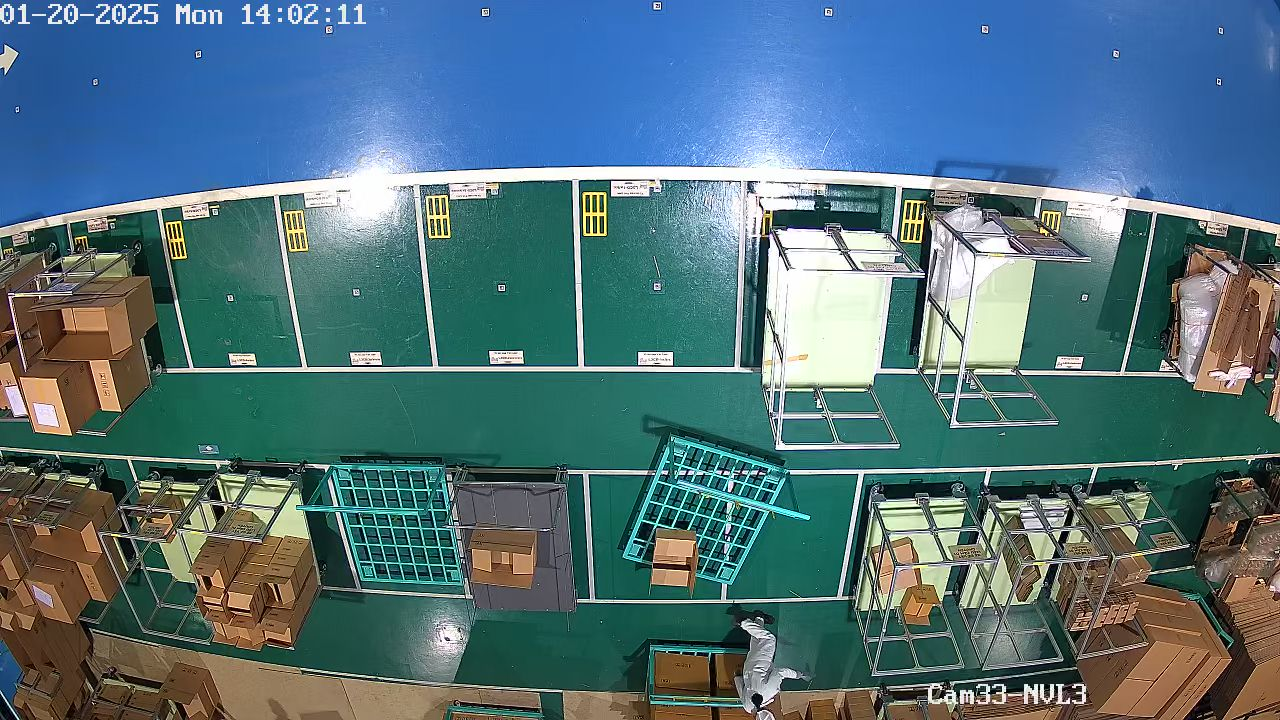
#> input picture goods_detection_system/images/20250120_20250120140211_20250120143422_140210_1_1.jpg, 1280 x 720 px
$ python -i image_processor.py   (imports and definitions only)
#> lines starting #> are read from the running program, lines starting #| are printed output that depends on the picture
#> further down, picture is the input picture: shape (720, 1280, 3); mean B, G, R 123.6, 113.9, 82.5
import cv2
import numpy as np
import time
import logging
from typing import Dict, List, Tuple, Optional, Union

# Thiết lập logger
logger = logging.getLogger(__name__)


class ImageProcessor:
    """Xử lý hình ảnh trước khi gửi đến mô hình AI."""

    def __init__(self, config: Dict = None):
        self.config = config or {}
        self.resize_dim = self.config.get("resize_dimensions", (640, 640))
        self.normalize = self.config.get("normalize", True)
        self.use_gpu = self.config.get("use_gpu", False)

        # Nếu sử dụng GPU, kiểm tra xem OpenCV có được biên dịch với CUDA không
        if self.use_gpu and cv2.cuda.getCudaEnabledDeviceCount() > 0:
            self.use_gpu = True
            logger.info("Đã phát hiện GPU. Sử dụng GPU để xử lý hình ảnh.")
        else:
            self.use_gpu = False
            logger.info("Không phát hiện GPU hoặc CUDA không được hỗ trợ. Sử dụng CPU để xử lý hình ảnh.")

    # [144 lines left out: functions preprocess, draw_detection_results, crop_region_of_interest, not called in this run]

    @staticmethod
    def enhance_contrast(frame: np.ndarray, clip_limit: float = 2.0,
                         tile_grid_size: Tuple[int, int] = (8, 8)) -> np.ndarray:
        """Cải thiện độ tương phản của hình ảnh bằng CLAHE."""
#> called with clip_limit = 2, tile_grid_size = (8, 8)
        if frame is None:
            return None

        try:
            # Chuyển đổi sang không gian màu LAB
            lab = cv2.cvtColor(frame, cv2.COLOR_BGR2LAB)
#> lab: shape (720, 1280, 3); mean of channels 0, 1, 2 117.3, 122.8, 120.4

            # Tách các kênh
            l, a, b = cv2.split(lab)
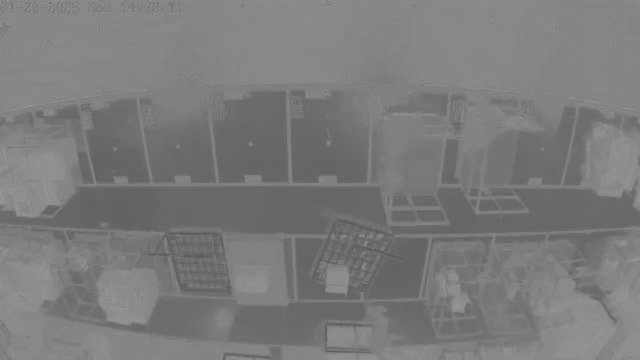
#> a: shape (720, 1280) (shown at 1/2 size); min 81, max 159, mean 122.8
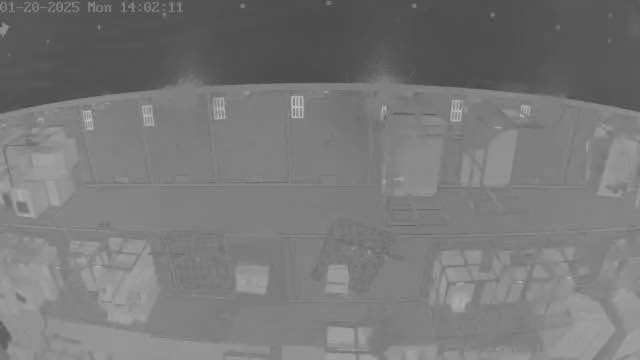
#> b: shape (720, 1280) (shown at 1/2 size); min 65, max 200, mean 120.4

            # Áp dụng CLAHE cho kênh L
            clahe = cv2.createCLAHE(clipLimit=clip_limit, tileGridSize=tile_grid_size)
            cl = clahe.apply(l)
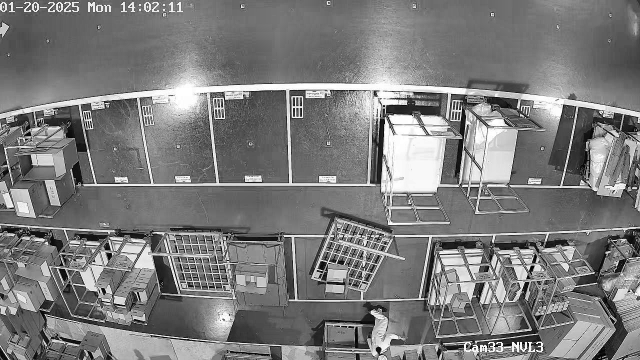
#> cl: shape (720, 1280) (shown at 1/2 size); min 0, max 255, mean 123.9

            # Hợp nhất các kênh
            enhanced_lab = cv2.merge((cl, a, b))
#> enhanced_lab: shape (720, 1280, 3); mean of channels 0, 1, 2 123.9, 122.8, 120.4

            # Chuyển đổi trở lại không gian màu BGR
            enhanced_bgr = cv2.cvtColor(enhanced_lab, cv2.COLOR_LAB2BGR)
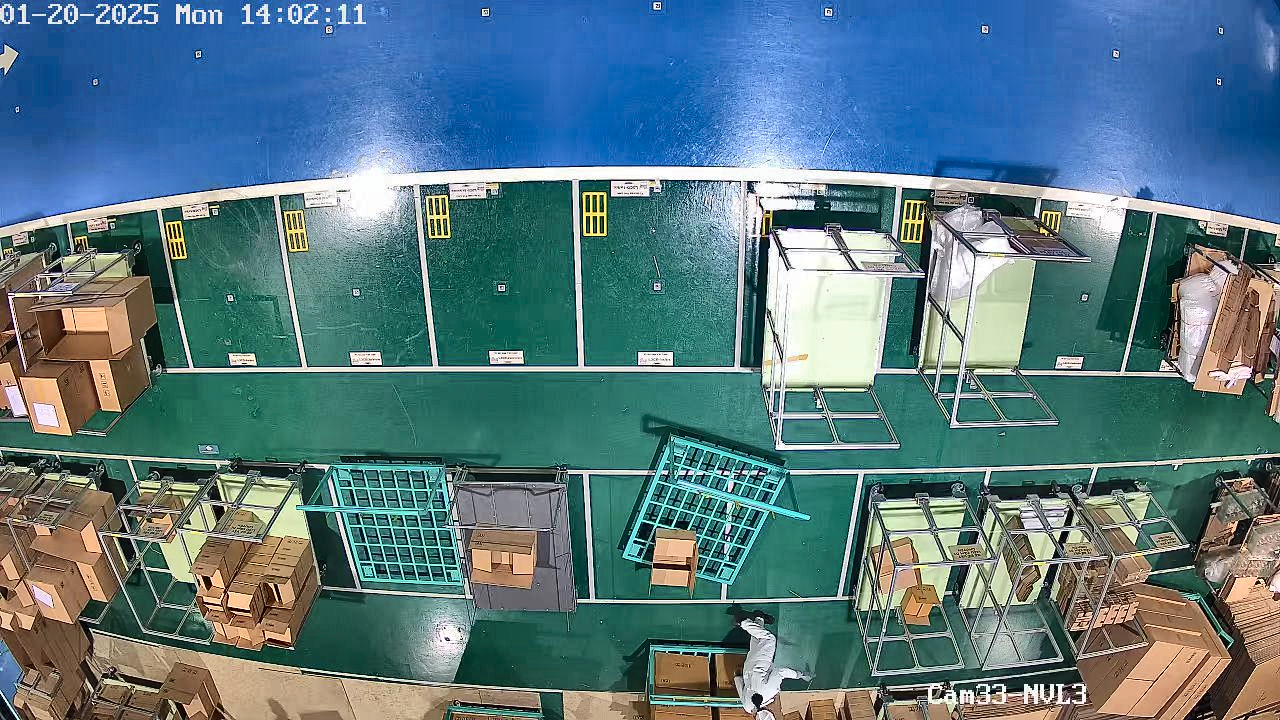
#> enhanced_bgr: shape (720, 1280, 3); mean B, G, R 129.9, 120.7, 88.4

            return enhanced_bgr

        except Exception as e:
            logger.error(f"Lỗi khi cải thiện độ tương phản: {str(e)}")
            return frame

    # [45 lines left out: functions reduce_noise, add_timestamp, not called in this run]

>>> import cv2
>>> picture = cv2.imread('../images/20250120_20250120140211_20250120143422_140210_1_1.jpg')
>>> result = ImageProcessor().enhance_contrast(picture)

$ run again, on goods_detection_system/images/20250120_20250120144357_20250120144804_144356_1_1.jpg
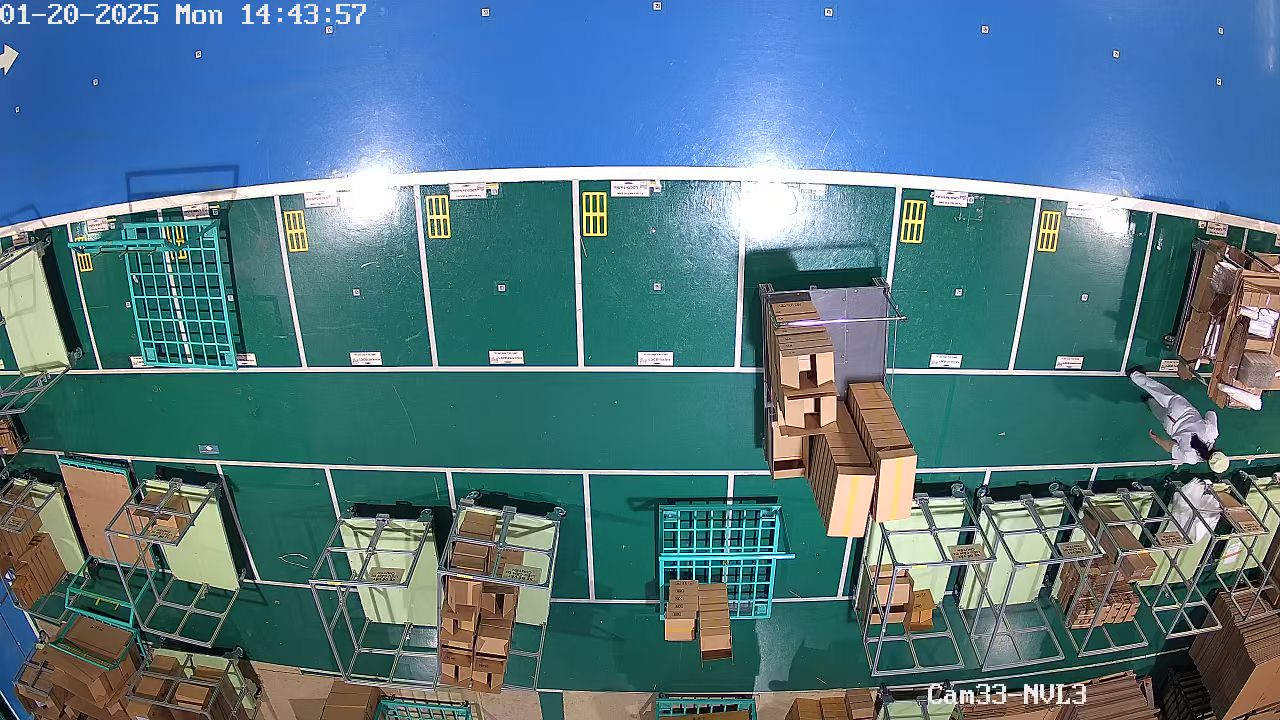
#> input picture goods_detection_system/images/20250120_20250120144357_20250120144804_144356_1_1.jpg, 1280 x 720 px
#> picture is the input picture: shape (720, 1280, 3); mean B, G, R 133.3, 118.7, 82.9
#> lab: shape (720, 1280, 3); mean of channels 0, 1, 2 122, 122.5, 117.4
#> in enhance_contrast, `cl = clahe.apply(l)`:
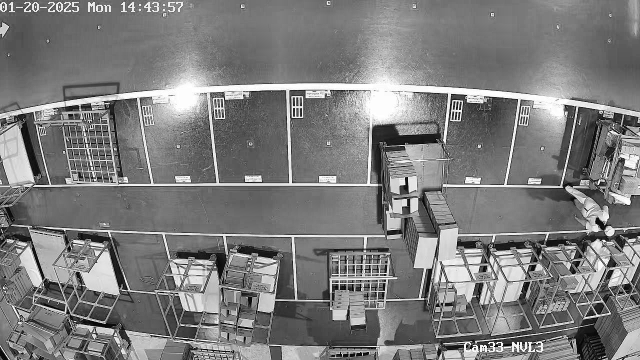
#> cl: shape (720, 1280) (shown at 1/2 size); min 0, max 255, mean 124.6
#> enhanced_lab: shape (720, 1280, 3); mean of channels 0, 1, 2 124.6, 122.5, 117.4
#> in enhance_contrast, `enhanced_bgr = cv2.cvtColor(enhanced_lab, cv2.COLOR_LAB2BGR)`:
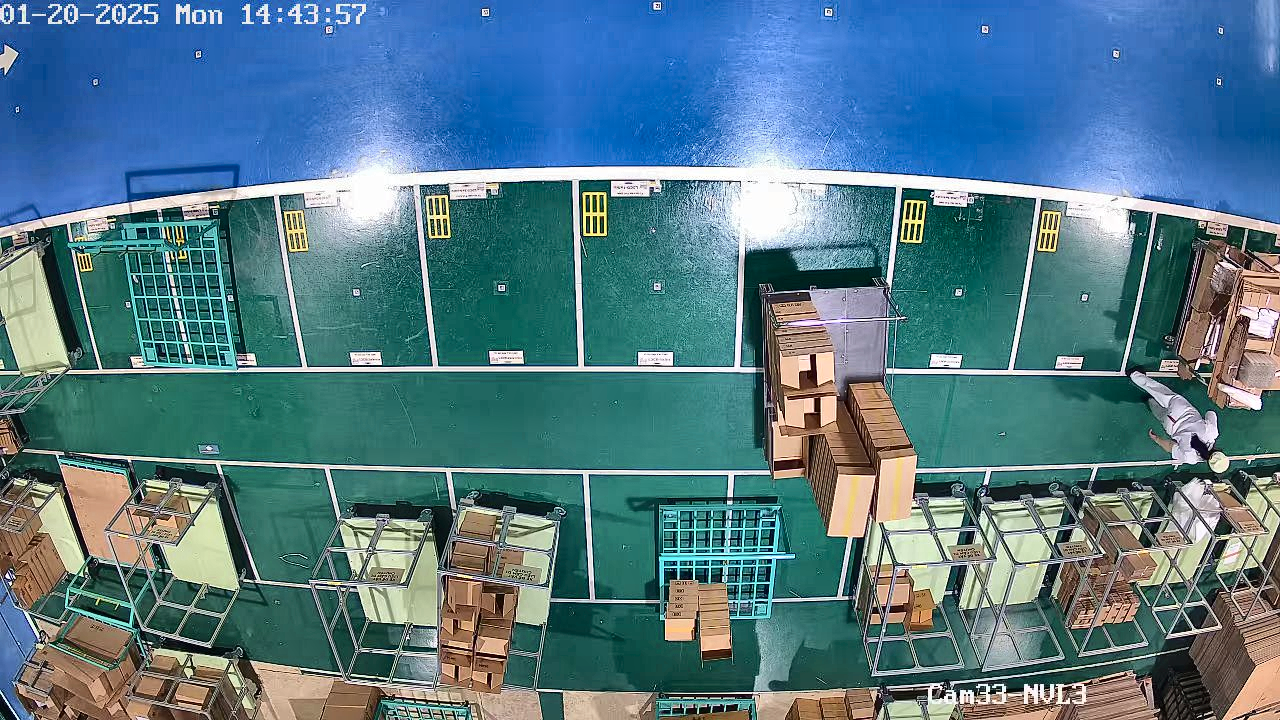
#> enhanced_bgr: shape (720, 1280, 3); mean B, G, R 135.7, 121.7, 84.3

$ run again, on goods_detection_system/images/20250120_20340101024744_20340101031628_133228_1_1.jpg
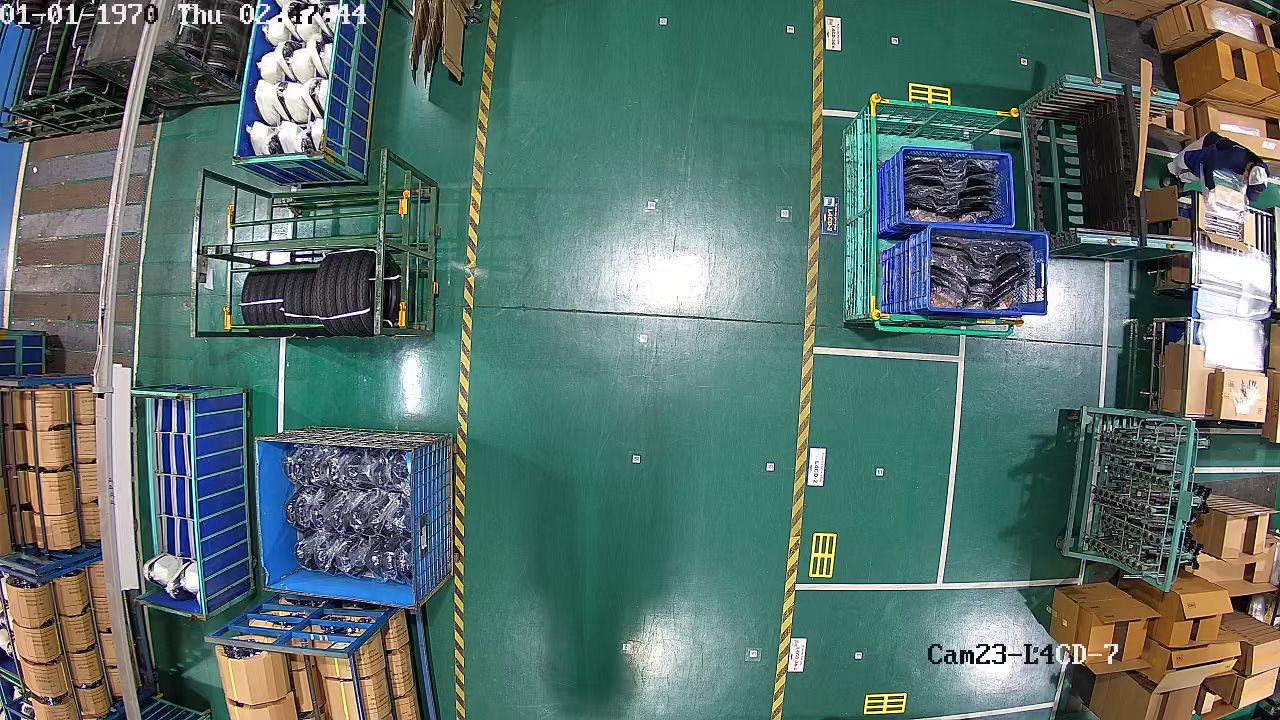
#> input picture goods_detection_system/images/20250120_20340101024744_20340101031628_133228_1_1.jpg, 1280 x 720 px
#> picture is the input picture: shape (720, 1280, 3); mean B, G, R 107.2, 112.9, 89.7
#> lab: shape (720, 1280, 3); mean of channels 0, 1, 2 115.5, 120.2, 129
#> in enhance_contrast, `cl = clahe.apply(l)`:
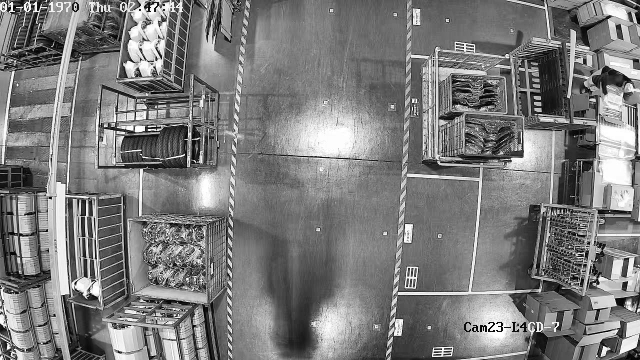
#> cl: shape (720, 1280) (shown at 1/2 size); min 0, max 255, mean 124
#> enhanced_lab: shape (720, 1280, 3); mean of channels 0, 1, 2 124, 120.2, 129
#> in enhance_contrast, `enhanced_bgr = cv2.cvtColor(enhanced_lab, cv2.COLOR_LAB2BGR)`:
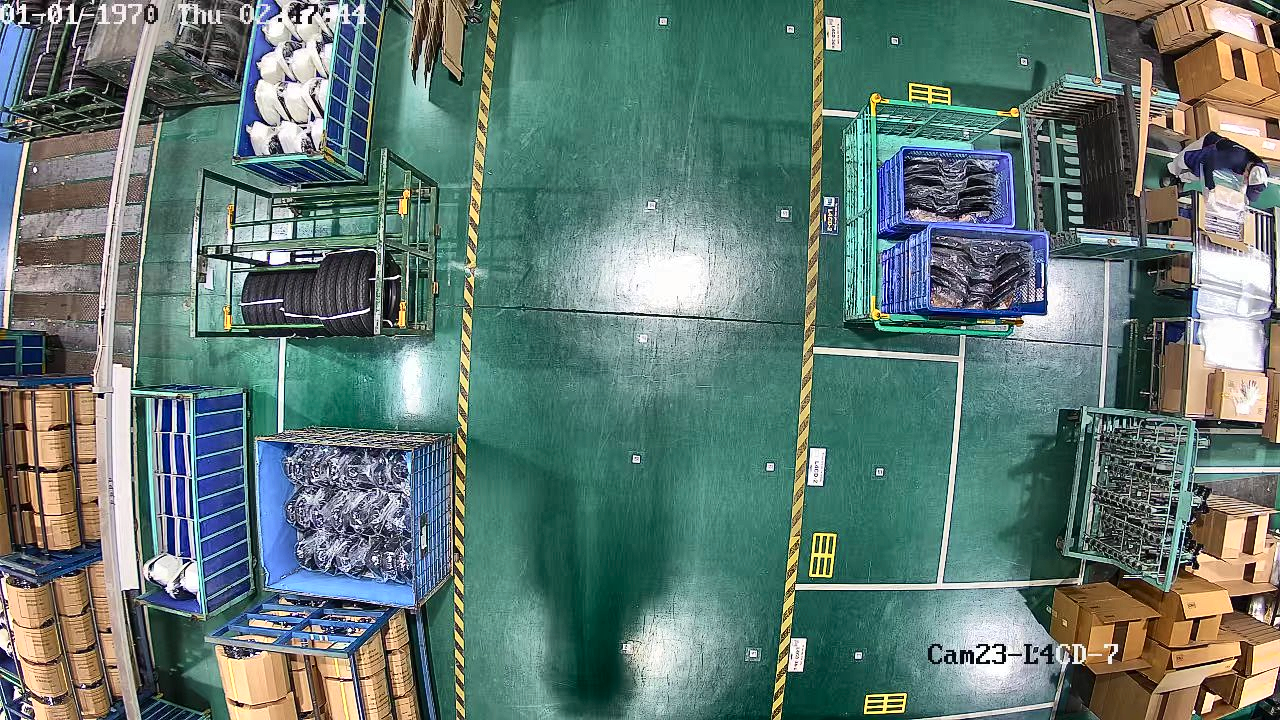
#> enhanced_bgr: shape (720, 1280, 3); mean B, G, R 115.7, 121.6, 98.6
